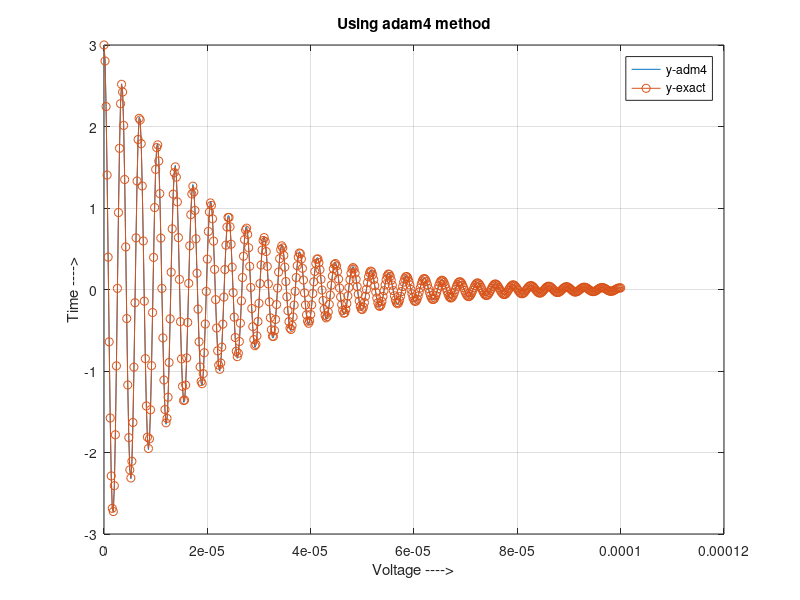

MATLAB code to generate this figure:

format long;
L = 0.003;
C = 1e-10;
R = 300;    % for underdamped
%R = 11000;  %for overdamped
%R = sqrt(4*L/C);    %for critically damped
xf = 1e-4;  %underdamped
%xf = 1e-5; % for overdamped and critically damped
x0 = 0;
n = 500;
f11 = @(x,y1,y2) y2;
f12 = @(x,y1,y2) -y1/(L*C) - (R*y2)/L;
h = (xf-x0)/n;
h24 = h / 24;

x(1) = x0;
y11(1)=3;
y12(1)= 0;

%for overdamp
%fdexact = @(x) 18*(-1.6667e+6)*exp((-1.6667e+6)*x) + -15*(-2e+6)*exp((-2e+6)*x);   
%fexact = @(x) 18*exp((-1.6667e+6)*x) + -15*exp((-2e+6)*x);
%for critically damped
%fexact = @(x) 3*exp((-1.8257e+6)*x) + (5.472e+6)*x*exp((-1.8257e+6)*x);
%fdexact = @(x) 3*(-1.8257e+6)*exp((-1.8257e+6)*x) + (5.472e+6)*(-1.8257e+6)*x*exp((-1.8257e+6)*x) + (5.472e+6)*exp((-1.8257e+6)*x);
%for under damped
fexact = @(x) 3*(exp((-5e+4)*x))*cos((1.825e+6)*x) + 0.082192*(exp((-5e+4)*x))*sin((1.825e+6)*x);
fdexact = @(x) 3*(-5e+4)*(exp((-5e+4)*x))*cos((1.825e+6)*x) + 0.082192*(-5e+4)*(exp((-5e+4)*x))*sin((1.825e+6)*x) + 3*(1.825e+6)*(exp((-5e+4)*x))*sin((1.825e+6)*x) + 0.082192*(1.825e+6)*(exp((-5e+4)*x))*cos((1.825e+6)*x);

for i=1:3 
    x(i+1) = x(i) + h;
    k_1 = f11(x(i),y11(i),y12(i));
    L_1 = f12(x(i),y11(i),y12(i));
    k_2 = f11(x(i)+0.5*h,y11(i)+0.5*h*k_1,y12(i)+0.5*h*L_1);
    L_2 = f12(x(i)+0.5*h,y11(i)+0.5*h*k_1,y12(i)+0.5*h*L_1);
    k_3 = f11((x(i)+0.5*h),(y11(i)+0.5*h*k_2),(y12(i)+0.5*h*L_2));
    L_3 = f12((x(i)+0.5*h),(y11(i)+0.5*h*k_2),(y12(i)+0.5*h*L_2));
    k_4 = f11((x(i)+h),(y11(i)+k_3*h),(y12(i)+L_3*h)); % Corrected        
    L_4 = f12((x(i)+h),(y11(i)+k_3*h),(y12(i)+L_3*h));

    y11(i+1) = y11(i) + (1/6)*(k_1+2*k_2+2*k_3+k_4)*h;  % main equation
    y12(i+1) = y12(i) + (1/6)*(L_1+2*L_2+2*L_3+L_4)*h;  % main equation
end

for i = 4 : n % main phase
    x(i+1) = x(i) + h;
    y11(i+1) = y11(i) + (55 * f11(x(i),y11(i),y12(i)) - 59 * f11(x(i-1),y11(i-1),y12(i-1)) + 37 * f11(x(i-2),y11(i-2),y12(i-2)) - 9 * f11(x(i-3),y11(i-3),y12(i-3))) * h24; % predictor
    y12(i+1) = y12(i) + (55 * f12(x(i),y11(i),y12(i)) - 59 * f12(x(i-1),y11(i-1),y12(i-1)) + 37 * f12(x(i-2),y11(i-2),y12(i-2)) - 9 * f12(x(i-3),y11(i-3),y12(i-3))) * h24;
    
    y11(i+1) = y11(i) + (9 * f11(x(i+1), y11(i+1),y12(i+1)) + 19 * f11(x(i),y11(i),y12(i)) - 5 * f11(x(i-1),y11(i-1),y12(i-1)) + f11(x(i-2),y11(i-2),y12(i-2))) * h24; % corrector
    y12(i+1) = y12(i) + (9 * f12(x(i+1), y11(i+1),y12(i+1)) + 19 * f12(x(i),y11(i),y12(i)) - 5 * f12(x(i-1),y11(i-1),y12(i-1)) + f12(x(i-2),y11(i-2),y12(i-2))) * h24;
end;
for i=1:n+1 %exact solution
    yexact(i) = feval(fexact,(x(i)));
    yd(i) = feval(fdexact,x(i));
end
% voltage Vs time
plot(x,y11,'-',x,yexact,'-o'); grid on; title('Using adam4 method');
xlabel('Voltage ---->');ylabel('Time ---->'); legend('y-adm4','y-exact');
% voltage gradient vs voltage
%plot(y11,y12,'-',yexact,yd,'-o'); grid on; title('Using adm4 method');
%xlabel('Voltage ---->');ylabel('dV/dt'); legend('y-adm4','y-exact');
